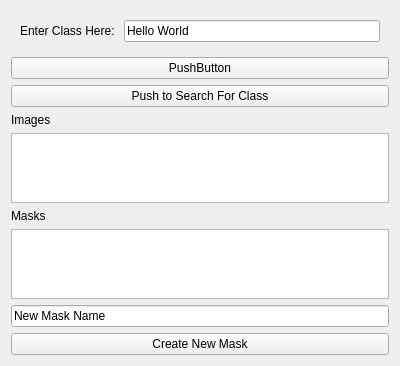
<?xml version="1.0" encoding="UTF-8"?>
<ui version="4.0">
 <class>svHelloData</class>
 <widget class="QWidget" name="svHelloData">
  <property name="geometry">
   <rect>
    <x>0</x>
    <y>0</y>
    <width>400</width>
    <height>365</height>
   </rect>
  </property>
  <property name="sizePolicy">
   <sizepolicy hsizetype="Preferred" vsizetype="Preferred">
    <horstretch>0</horstretch>
    <verstretch>0</verstretch>
   </sizepolicy>
  </property>
  <layout class="QVBoxLayout" name="verticalLayout">
   <item>
    <widget class="QWidget" name="widget" native="true">
     <layout class="QHBoxLayout" name="horizontalLayout">
      <item>
       <widget class="QLabel" name="helloLabel">
        <property name="text">
         <string>Enter Class Here: </string>
        </property>
       </widget>
      </item>
      <item>
       <widget class="QLineEdit" name="helloLineEdit">
        <property name="inputMask">
         <string/>
        </property>
        <property name="text">
         <string>Hello World</string>
        </property>
        <property name="placeholderText">
         <string>0</string>
        </property>
       </widget>
      </item>
     </layout>
    </widget>
   </item>
   <item>
    <widget class="QPushButton" name="helloPushButton">
     <property name="text">
      <string>PushButton</string>
     </property>
    </widget>
   </item>
   <item>
    <widget class="QPushButton" name="helloPushType">
     <property name="text">
      <string>Push to Search For Class</string>
     </property>
    </widget>
   </item>
   <item>
    <widget class="QLabel" name="ImageListLabel">
     <property name="text">
      <string>Images</string>
     </property>
    </widget>
   </item>
   <item>
    <widget class="QListWidget" name="svHelloDataImageListView"/>
   </item>
   <item>
    <widget class="QLabel" name="CreateMaskLabel">
     <property name="text">
      <string>Masks</string>
     </property>
    </widget>
   </item>
   <item>
    <widget class="QListWidget" name="svHelloDataMaskListView"/>
   </item>
   <item>
    <widget class="QLineEdit" name="CreateMaskLineEdit">
     <property name="text">
      <string>New Mask Name</string>
     </property>
    </widget>
   </item>
   <item>
    <widget class="QPushButton" name="CreateMaskPushButton">
     <property name="text">
      <string>Create New Mask</string>
     </property>
    </widget>
   </item>
  </layout>
 </widget>
 <resources/>
 <connections/>
</ui>
